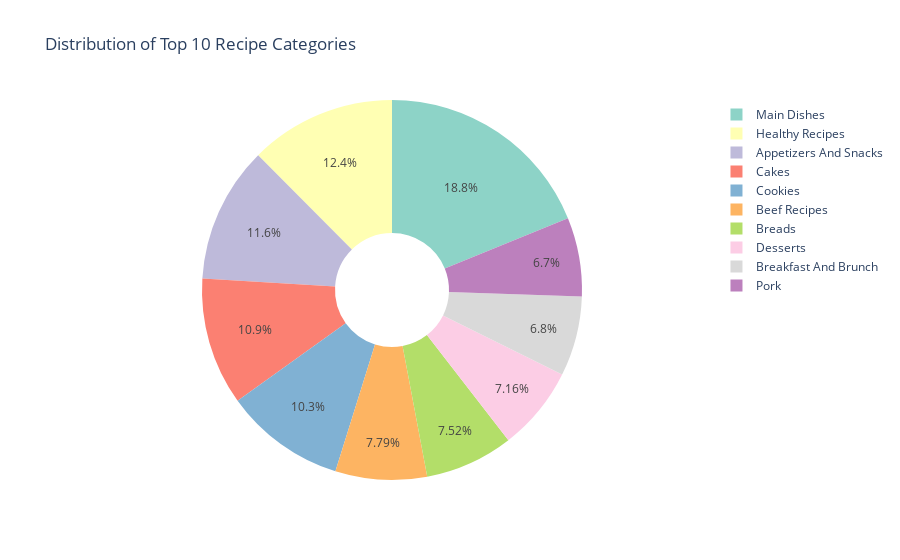

The notebook cell saved with this chart:
### Code cell
# Pie Chart for Top 10 Categories
top10_categories = category_counts.head(10).reset_index()
top10_categories.columns = ['category', 'count']  # rename columns for Plotly

fig_pie = px.pie(
    top10_categories,
    names='category',
    values='count',
    title="Distribution of Top 10 Recipe Categories",
    hole=0.3,  # donut chart for better aesthetics
    color_discrete_sequence=px.colors.qualitative.Set3
)

fig_pie.show()

### Figure 1 — Plotly figure (JSON) as saved in the notebook; plotly's stock layout.template omitted (floating-point values rounded to 4 significant figures)
{"data": [{"domain": {"x": [0, 1], "y": [0, 1]}, "hole": 0.3, "hovertemplate": "category=%{label}<br>count=%{value}<extra></extra>", "labels": ["Main Dishes", "Healthy Recipes", "Appetizers And Snacks", "Cakes", "Cookies", "Beef Recipes", "Breads", "Desserts", "Breakfast And Brunch", "Pork"], "legendgroup": "", "name": "", "showlegend": true, "type": "pie", "values": [3387, 2237, 2084, 1954, 1849, 1400, 1352, 1288, 1223, 1205]}], "layout": {"legend": {"tracegroupgap": 0}, "piecolorway": ["rgb(141,211,199)", "rgb(255,255,179)", "rgb(190,186,218)", "rgb(251,128,114)", "rgb(128,177,211)", "rgb(253,180,98)", "rgb(179,222,105)", "rgb(252,205,229)", "rgb(217,217,217)", "rgb(188,128,189)", "rgb(204,235,197)", "rgb(255,237,111)"], "title": {"text": "Distribution of Top 10 Recipe Categories"}}}
